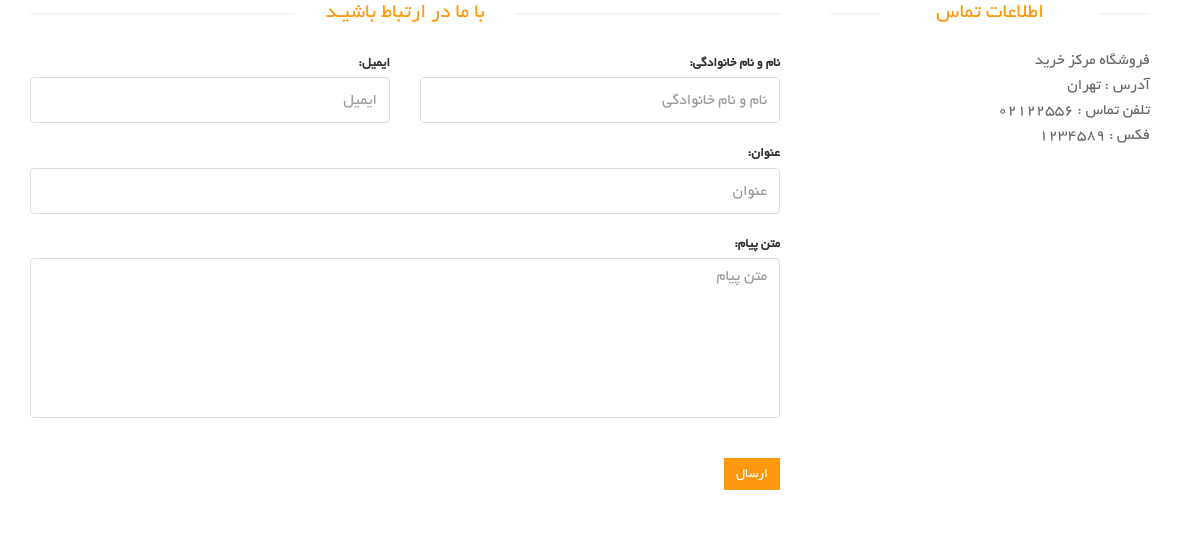
The page /contact-us/ on the database its author committed.
### site_module/models.py (models this page shows, shortened)
class siteSetting(models.Model):
    site_name = models.CharField(max_length=200, verbose_name='نام سایت')
    site_url = models.CharField(max_length=200, verbose_name='دامنه سایت')
    address = models.CharField(max_length=200, verbose_name='آدرس')
    phone = models.CharField(max_length=200, null=True, blank=True, verbose_name='تلفن')
    fax = models.CharField(max_length=200, null=True, blank=True, verbose_name='فکس')
    email = models.CharField(max_length=200, null=True, blank=True, verbose_name='ایمیل')
    copy_right = models.TextField(verbose_name='متن کپی رایت سایت')
    about_us_text = models.TextField(verbose_name='متن درباره ما سایت')
    site_logo = models.ImageField(upload_to='images/site_setting/', verbose_name='لوگو سایت')
    is_main_setting = models.BooleanField(verbose_name='تنظیمات اصلی')
    class Meta:
        verbose_name = 'Site settings'
        verbose_name_plural = 'Settings'

### contact_us/views.py (the view, shortened to what this page needs)
# urls.py: path('', views.contactUsView.as_view(), name='contact-us-page'),
class contactUsView(FormView):
    template_name = 'contact_us/contact_us_form.html'
    form_class = contactUsFormModel
    success_url = 'contact-us'
    def get_context_data(self, **kwargs):
        context = super(contactUsView, self).get_context_data(**kwargs)
        setting: siteSetting = siteSetting.objects.filter(is_main_setting=True).first()
        context['site_setting'] = setting
        return context

### contact_us/templates/contact_us/contact_us_form.html (shortened to what this page needs)
{% extends 'shared/layout.html' %}
{% block content %}
    <div id="contact-page" class="container">
        <div class="bg">
            <div class="row">
                <div class="col-sm-8">
                    <div class="contact-form">
                        <h2 class="title text-center">با ما در ارتباط باشیـد</h2>
                        <form id="main-contact-form" class="contact-form row" method="post">
                            <div class="col-md-6 form-group">
                                {{ form.email.label_tag }}
                                {{ form.email }}
                            </div>
                            <div class="col-md-6 form-group">
                                {{ form.full_name.label_tag }}
                                {{ form.full_name }}
                            </div>
                            <div class="col-md-12 form-group">
                                {{ form.title.label_tag }}
                                {{ form.title }}
                            </div>
                            <div class="col-md-12 form-group">
                                {{ form.message.label_tag }}
                                {{ form.message }}
                            </div>
                            <div class="form-group col-md-12">
                                <button type="submit" class="btn btn-primary pull-right">ارسال</button>
                            </div>
                        </form>
                    </div>
                </div>
                <div class="col-sm-4">
                    <div class="contact-info">
                        <h2 class="title text-center">اطلاعات تماس</h2>
                        <address>
                            <p>{{ site_setting.site_name }}</p>
                            <p>آدرس : {{ site_setting.address }}</p>
                            {% if site_setting.phone %}
                                <p>تلفن تماس : {{ site_setting.phone }}</p>
                            {% endif %}
                            {% if site_setting.fax %}
                                <p>فکس : {{ site_setting.fax }}</p>
                            {% endif %}
                        </address>
                    </div>
                </div>
            </div>
        </div>
    </div>
{% endblock %}

### static/css/main.css (style rules this page uses)
body { font-family: 'BYekan'; font-size: 10pt; position: relative; font-weight: normal; direction: rtl; }
h1, h2, h3, h4, h5, h6 { font-family: 'BYekan', sans-serif; }
.left-sidebar h2:after, h2.title:after { content: " "; position: absolute; border: 1px solid #f5f5f5; bottom: 8px; right: 0; width: 100%; height: 0; z-index: -2; }
h2.title:before { content: " "; position: absolute; background: #fff; bottom: -6px; width: 220px; height: 30px; z-index: -1; right: 50%; margin-right: -110px; }
h2.title { color: #FE980F; font-family: 'BYekan', sans-serif; font-size: 16pt; font-weight: 400; margin: 0 15px; text-transform: uppercase; margin-bottom: 30px; position: relative; }
.bg h2.title { margin-right: 0; margin-left: 0; margin-top: 0; }
.chose_area input, select, textarea { background: #F0F0E9; border: 0; color: #696763; padding: 6px; width: 100%; border-radius: 0; resize: none }
.btn.btn-primary { background: #FE980F; border: 0 none; border-radius: 0; margin-top: 16px; }
.contact-form .form-group { margin-bottom: 20px; }
#contact-page .form-control { background-color: #fff; border: 1px solid #ddd; color: #696763; height: 46px; padding: 6px 12px; width: 100%; font-size: 16px; border-radius: 4px; box-shadow: inherit; }
#contact-page #message { height: 160px; resize: none; }
#main-contact-form .btn-primary { margin-bottom: 15px; margin-top: 20px; }
#contact-page .contact-info { padding: 0 20px; }
#contact-page .contact-info address { margin-bottom: 40px; margin-top: -5px; }
#contact-page .contact-info p { margin-bottom: 0; color: #696763; font-size: 16px; line-height: 25px; }

### rows shown on the page
siteSetting: site_name "فروشگاه مرکز خرید", address "تهران", phone "02122556", fax "1234589"
